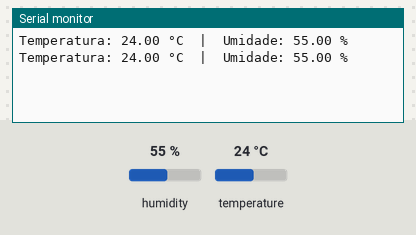
Bench run of a sketch on a simulated ESP32. Shown: the last lines printed to the serial monitor. The test bench sets the inputs (shaded band); at power-on: humidity 55 %, temperature 24 °C.

Above: at 2.8 s.
2.9 s: humidity set to 22 %
At 4.8 s:
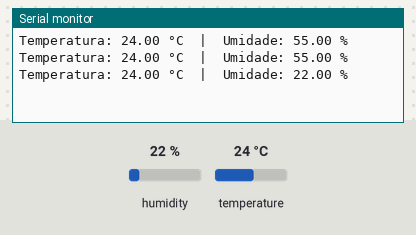
5.6 s: temperature set to 12 °C
At 6.5 s:
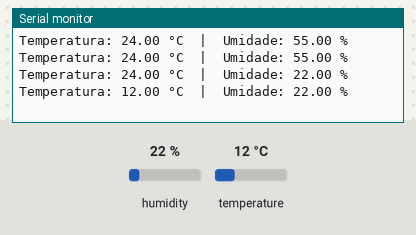
8.3 s: humidity set to 40 %
At 11.2 s:
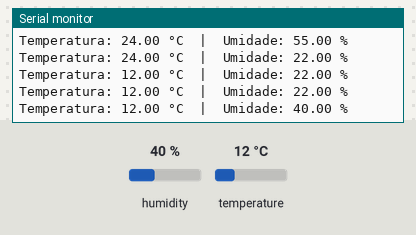
Timing chart, 0 to 12.7 s (numbered marks = the images above; inputs shaded):
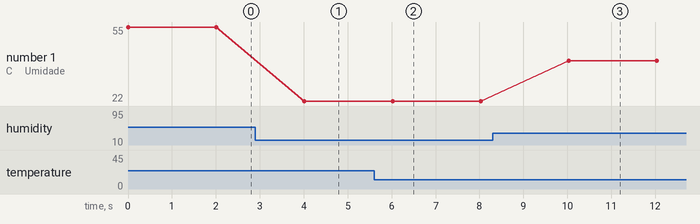

The sketch:

main.ino
```cpp
#include "DHT.h"

#define DHTPIN 15       // Pino onde o DHT22 está conectado
#define DHTTYPE DHT22   // Define o tipo do sensor

DHT dht(DHTPIN, DHTTYPE);

void setup() {
  Serial.begin(115200);
  dht.begin();
}

void loop() {
  // Captura dados do sensor DHT22
  float temperatura = dht.readTemperature();
  float umidade = dht.readHumidity();

  // Verifica se foram recebidos os dados de temperatura e humidade
  if (isnan(temperatura) || isnan(umidade)) {
    Serial.println("Erro ao ler o sensor DHT22");
    return;
  }

  // Imprime os dados formatados na tela
  Serial.print("Temperatura: ");
  Serial.print(temperatura);
  Serial.print(" °C  |  Umidade: ");
  Serial.print(umidade);
  Serial.println(" %");

  delay(2000);
}
```

Measured:
- after the input at 2.9 s, the serial monitor: prints a new line after 1.1 s (image 1)
- after the input at 5.6 s, the serial monitor: prints a new line after 0.42 s (image 2)
- after the input at 8.3 s, the serial monitor: prints a new line after 1.7 s (image 3)
- plotted number 1: 55 → 22 after the input at 2.9 s, 22 → 40 after the input at 8.3 s
